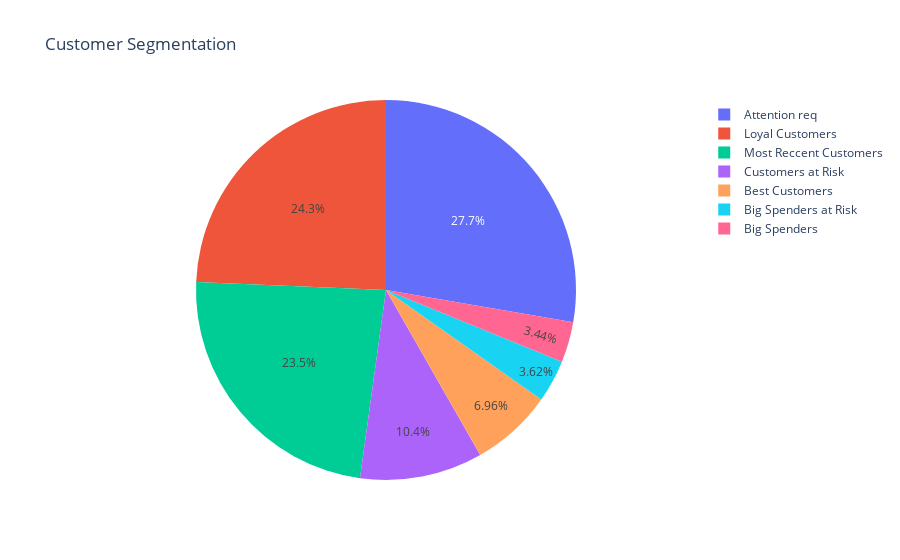

The code cell stored with this chart in its notebook:
### Code cell
fig = px.pie(df, values='Number of Customers', names='Segments', title='Customer Segmentation')
fig.show()

### Figure 1 — Plotly figure (JSON) as saved in the notebook; plotly's stock layout.template omitted (floating-point values rounded to 4 significant figures)
{"data": [{"domain": {"x": [0, 1], "y": [0, 1]}, "hovertemplate": "Segments=%{label}<br>Number of Customers=%{value}<extra></extra>", "labels": ["Attention req", "Best Customers", "Big Spenders", "Big Spenders at Risk", "Customers at Risk", "Loyal Customers", "Most Reccent Customers"], "legendgroup": "", "name": "", "showlegend": true, "type": "pie", "values": [621, 156, 77, 81, 234, 545, 526]}], "layout": {"legend": {"tracegroupgap": 0}, "title": {"text": "Customer Segmentation"}}}
